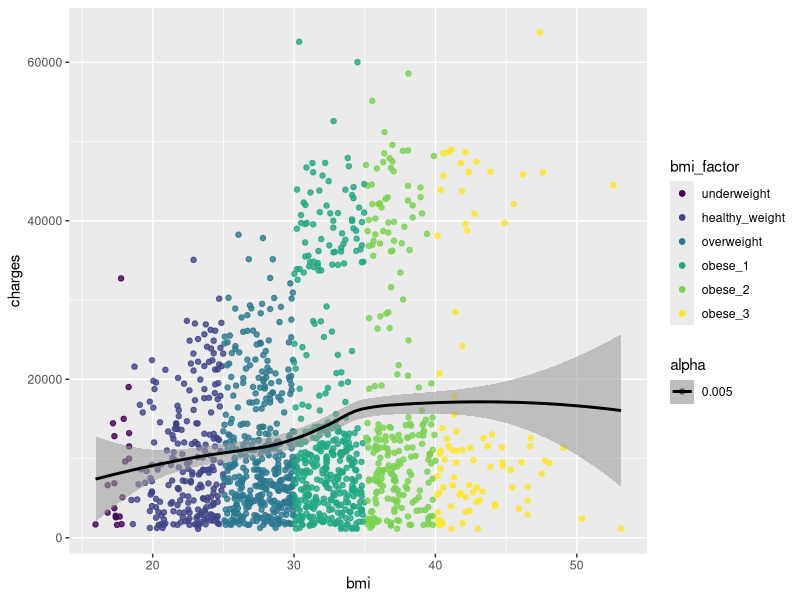
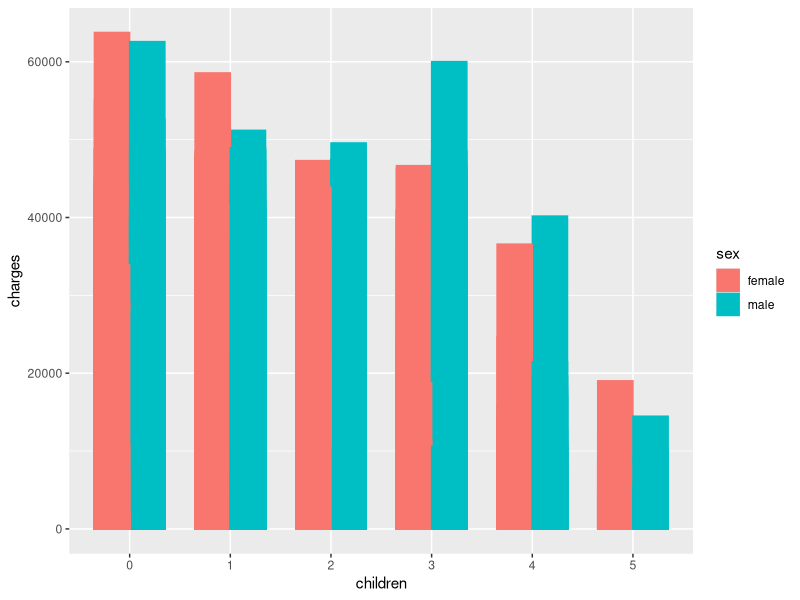
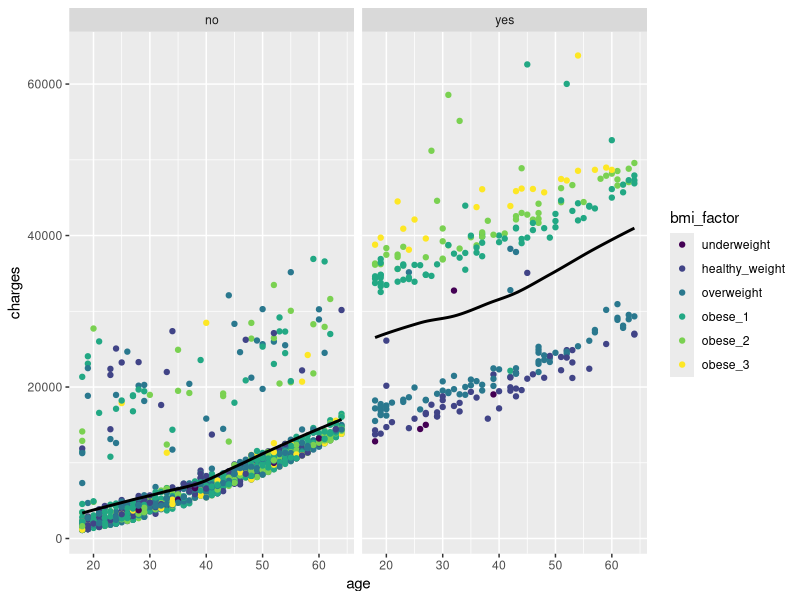
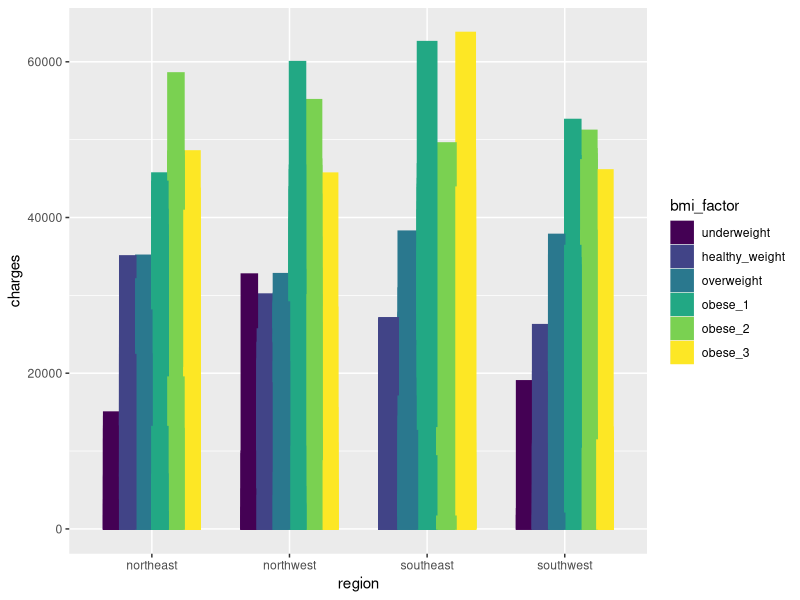
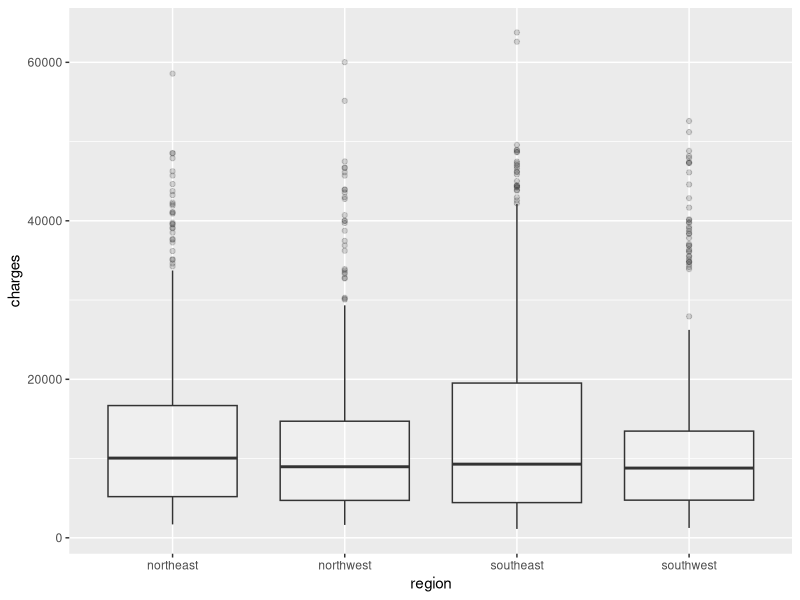
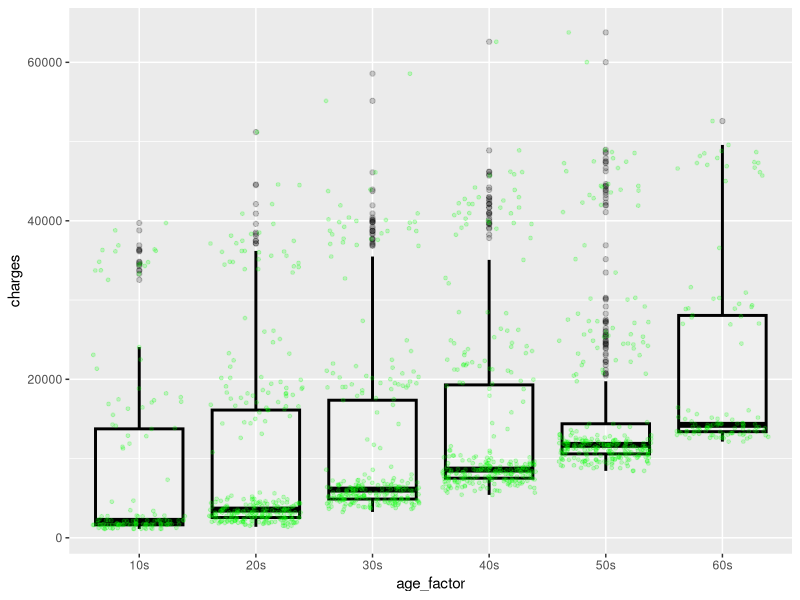
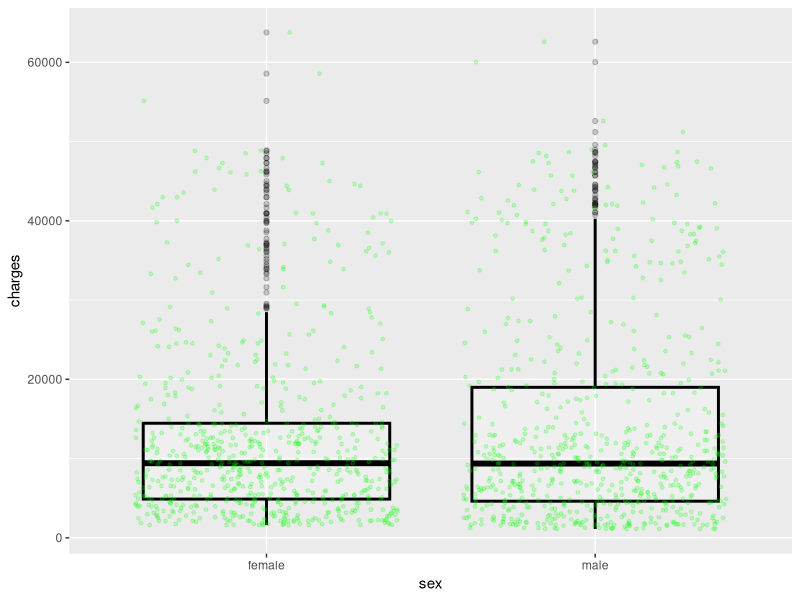
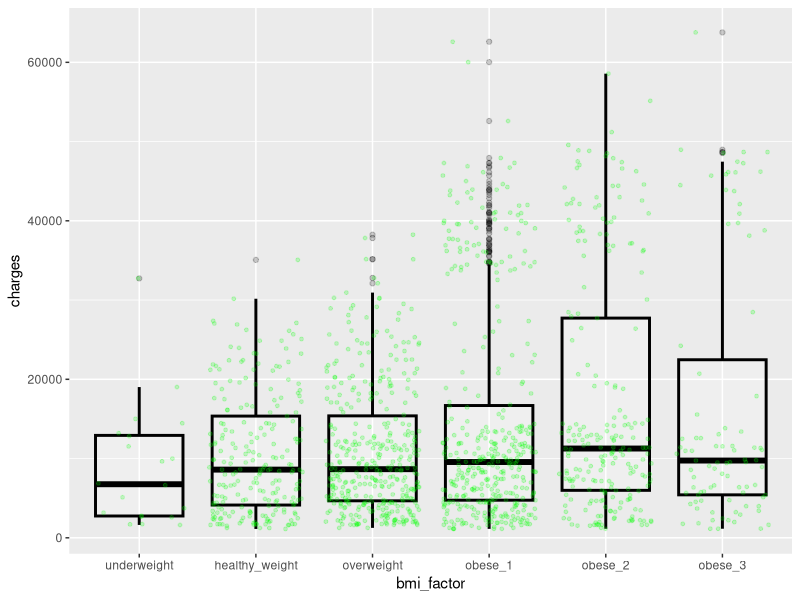

These figures' R source, in order:
## ---- chunk 1
knitr::opts_chunk$set(echo = TRUE)
## ---- chunk 2
health_charges <- read.csv("capstone_data.csv", header = TRUE)
head(health_charges)
str(health_charges)
## ---- chunk 3
library(dplyr)

#age variables:
health_charges <- health_charges %>% 
  mutate(bmi_factor = if_else ( bmi < 18.5, "underweight",
         if_else ( bmi >= 18.5 & bmi < 25, "healthy_weight", 
         if_else ( bmi >= 25 & bmi < 30, "overweight",
         if_else (bmi >= 30 & bmi < 35, "obese_1",
         if_else (bmi >= 35 & bmi < 40, "obese_2",
         if_else (bmi >= 40, "obese_3", NA_character_)))))))
         
health_charges$bmi_factor <- factor(health_charges$bmi_factor, 
                      levels = c("underweight", "healthy_weight", "overweight", "obese_1", "obese_2", "obese_3"),
                      ordered = TRUE)

health_charges <- health_charges[ , c(1:3, 8, 4:7)]

#health charges split into "high" and "low"
vquantile <- as.vector(quantile(health_charges$charges))
hcut <- vquantile[c(4)]
health_charges <- health_charges %>% mutate(charges_factor = if_else (charges < hcut, "low",
                                            if_else (charges >= hcut, "high", NA_character_)))

#age variables:
health_charges <- health_charges %>% mutate(age_factor = if_else( age < 20, "10s",
                                                        if_else ( age >= 20 & age < 30, "20s",
                                                        if_else ( age >= 30 & age < 40, "30s",
                                                        if_else ( age >= 40 & age < 50, "40s",
                                                        if_else ( age >= 50 & age < 60, "50s",
                                                        if_else ( age >= 60, "60s", NA_character_)))))))
health_charges$age_factor <- factor(health_charges$age_factor, 
                                    levels = c("10s", "20s", "30s", "40s", "50s", "60s"), 
                                    ordered = TRUE)
health_charges$charges_factor <- factor(health_charges$charges_factor, 
                             levels = c("low","high"), 
                             ordered = TRUE)

health_charges_clean <- health_charges
str(health_charges_clean)

## ---- chunk 4
binary_charges <- health_charges_clean
colnames(binary_charges)
library(fastDummies)

binary_charges <- fastDummies::dummy_cols(binary_charges, select_columns = "charges_factor")
binary_charges <- fastDummies::dummy_cols(binary_charges, select_columns = "age_factor")
binary_charges <- fastDummies::dummy_cols(binary_charges, select_columns = "bmi_factor")
binary_charges <- fastDummies::dummy_cols(binary_charges, select_columns = "children")
binary_charges <- fastDummies::dummy_cols(binary_charges, select_columns = "smoker")
binary_charges <- fastDummies::dummy_cols(binary_charges, select_columns = "region")
binary_charges <- fastDummies::dummy_cols(binary_charges, select_columns = "sex")

#deleted non-binary columns:
binary_charges <- binary_charges[ c("charges_factor_high",
                                    "charges_factor_low",
                                    "bmi_factor_overweight",
                                    "bmi_factor_obese_1",
                                    "bmi_factor_healthy_weight",
                                    "bmi_factor_obese_2",
                                    "bmi_factor_obese_3",
                                    "bmi_factor_underweight",
                                    "children_0",
                                    "children_1",
                                    "children_3",
                                    "children_2",
                                    "children_5",
                                    "children_4" ,
                                    "smoker_yes",
                                    "smoker_no",
                                    "region_southwest",
                                    "region_southeast",
                                    "region_northwest",
                                    "region_northeast",
                                    "sex_female",
                                    "sex_male") ]

str(binary_charges)
## ---- chunk 5
shapiro.test(health_charges_clean$charges)
## ---- chunk 6
library(ggplot2)
ggplot(health_charges_clean, 
       aes(x = bmi, y = charges, color = bmi_factor, alpha = .005 ))+
  geom_point() +
  geom_jitter() +
  geom_smooth (method = "loess", color = "black")
## ---- chunk 7

health_charges_clean$children <- as.factor(health_charges_clean$children)
ggplot(health_charges_clean, aes(x = children, y = charges, color = sex)) +
  geom_bar(stat = "identity", aes(color = sex, fill = sex), 
           width = .7, position = "dodge")
## ---- chunk 8
ggplot(health_charges_clean, aes(x = age, y = charges, color = bmi_factor), alpha = .02, size = .02) +
  geom_point(aes(color = bmi_factor, fill = bmi_factor))+
  facet_grid( . ~ smoker)+
  geom_smooth(se = FALSE, method = "loess", weight = .005, color = "black", alpha = .02 )
## ---- chunk 9
ggplot(health_charges_clean, aes(x = region, y = charges, color = bmi_factor))+
  geom_bar(stat = "identity", position = "dodge", 
           aes(color = bmi_factor, fill = bmi_factor), width = .7)
## ---- chunk 10
ggplot(health_charges_clean, aes(x = region, y = charges))+
  geom_boxplot( alpha = .2)

ggplot(health_charges_clean, aes(x = age_factor, y = charges))+ 
geom_boxplot(color = "black", size = 1, alpha = .2) +
geom_jitter(color = "green", size = 1, alpha = .2)

ggplot(health_charges_clean, aes(x = sex, y = charges))+ 
geom_boxplot(color = "black", size = 1, alpha = .2) +
geom_jitter(color = "green", size = 1, alpha = .2) 

levels(health_charges_clean$bmi_factor)
ggplot(health_charges_clean, aes(x = bmi_factor, y = charges))+ 
geom_boxplot(color = "black", size = 1, alpha = .2) +
geom_jitter(color = "green", size = 1, alpha = .2)

childrenf <- as.factor(health_charges_clean$children)
ggplot(health_charges_clean, aes(x = children, y = charges))+ 
geom_boxplot(color = "black", alpha = .2) +
geom_jitter(color = "green", size = .5, alpha = .2) 

ggplot(health_charges_clean, aes(x = smoker, y = charges))+ 
geom_boxplot(color = "black", alpha = .2) +
geom_jitter(color = "green", size = .5, alpha = .2) 

ggplot(health_charges_clean, aes(x = region, y = charges))+ 
geom_boxplot(color = "black", alpha = .2) +
geom_jitter(color = "green", size = .5, alpha = .2) 

## ---- chunk 11
lmall <- lm ( charges ~ bmi + age + smoker + children + region + sex, data = health_charges_clean)
library(car)
car::vif(lmall)
## ---- chunk 12
chargesout <- health_charges_clean[ c(1:321, 323:577, 579:1012, 1014:1338), ]
lmallout <- lm ( charges ~ bmi + age + smoker + children + region, data = chargesout)
summary(lmallout, method = lm)
plot(lmallout)
## ---- chunk 13
vquantile <- as.vector(quantile(health_charges$charges))
hcut <- vquantile[c(4)]
hcut
cut <- health_charges_clean[ c(health_charges_clean$charges > 16639.91), ]

str(cut)

lmcut <- lm ( charges ~ bmi + age + smoker + sex + children + region, data = cut)
summary(lmcut, method = lm)
## ---- chunk 14
#smoker:
lmsmoke <- lm ( charges ~ smoker, data = health_charges_clean)
summary(lmsmoke, method = lm)

lmsmokecut <- lm ( charges ~ smoker, data = cut)
summary(lmsmokecut, method = lm)

#bmi
lmbmi <- lm ( charges ~ bmi, data = health_charges_clean)
summary(lmbmi, method = lm)

lmbmicut <- lm ( charges ~ bmi, data = cut)
summary(lmbmicut, method = lm)
## ---- chunk 15
#binary variable for charges_factor = high
library(dplyr)
hc1 <- health_charges_clean %>% mutate(chargesbin = if_else (charges_factor == "high", 1, 0))
library(caTools)
set.seed(88) 
split  = sample.split(hc1$chargesbin, SplitRatio = .75 ) 
hc1train = subset(hc1, split == TRUE)
hc1test= subset(hc1, split == FALSE)
## ---- chunk 16
lgall= glm(chargesbin ~ bmi_factor + age_factor + smoker + children,  data = hc1train, family = binomial)
predicttrain = predict(lgall, type = "response")
summary(lgall)
plot(lgall)
## ---- chunk 17
table(hc1train$chargesbin, predicttrain > .5)
(192 + 739) / (192 + 59 + 13 + 739)
#true positive: 
192 / (192 + 59)
#false positive: 
13 / (739 + 13)
## ---- chunk 18
predicttest = predict(lgall, type = "response", newdata = hc1test)
table(hc1test$chargesbin, predicttest > .5)
(62 + 246) / ( 62 + 22 + 5 + 246)
#true positive: 
62 / (22 + 62)
#false positive: 
5 / (246 + 5)
## ---- chunk 19
library(ROCR)
ROCRpred <- prediction(predicttest, hc1test$chargesbin)
ROCRperf <- performance(ROCRpred, "tpr", "fpr")
plot(ROCRperf, colorize = TRUE)
## ---- chunk 20
library(pROC)
roc_obj <- roc(hc1test$chargesbin, predicttest)
auc(roc_obj)
## ---- chunk 21
hc2 <- binary_charges
distances = dist(hc2[c(-1, -2)], method = "euclidian")
cluster1 = hclust(distances, method = "ward")
plot(cluster1)
## ---- chunk 22
clustergroups = cutree(cluster1, k = 8)
str(clustergroups)

highv <- tapply(hc2$charges_factor_high, clustergroups, mean)
highv <- as.vector(highv) 
smokev <- tapply(hc2$smoker_yes, clustergroups, mean)
smokev <- as.vector(highv)
nev <- tapply(hc2$region_northeast, clustergroups, mean)
nev <- as.vector(nev)
nwv <- tapply(hc2$region_northwest, clustergroups, mean)
nwv <- as.vector(nwv)
swv <- tapply(hc2$region_southwest, clustergroups, mean)
swv <- as.vector(swv)
sev <- tapply(hc2$region_southeast, clustergroups, mean)
sev <- as.vector(sev)
sexfv <- tapply(hc2$sex_female, clustergroups, mean)
sexfv <- as.vector(sexfv)
ch0v <- tapply(hc2$children_0, clustergroups, mean)
ch0v <- as.vector(ch0v)
ch1v <- tapply(hc2$children_1, clustergroups, mean)
ch1v <- as.vector(ch1v)
ch2v <- tapply(hc2$children_2, clustergroups, mean)
ch2v <- as.vector(ch2v)
ch3v <- tapply(hc2$children_3, clustergroups, mean)
ch3v <- as.vector(ch3v)
ch4v <- tapply(hc2$children_4, clustergroups, mean)
ch4v <- as.vector(ch4v)
ch5v <- tapply(hc2$children_5, clustergroups, mean)
ch5v <- as.vector(ch5v)
bmiuv <- tapply(hc2$bmi_factor_underweight, clustergroups, mean)
bmiuv <- as.vector(bmiuv)
bmihv <- tapply(hc2$bmi_factor_healthy_weight, clustergroups, mean)
bmihv <- as.vector(bmihv)
bmiov <- tapply(hc2$bmi_factor_overweight, clustergroups, mean)
bmiov <- as.vector(bmiov)
bmio1v <- tapply(hc2$bmi_factor_obese_1, clustergroups, mean)
bmio1v <- as.vector(bmio1v)
bmio2v <- tapply(hc2$bmi_factor_obese_2, clustergroups, mean)
bmio2v <- as.vector(bmio2v)
bmio3v <- tapply(hc2$bmi_factor_obese_3, clustergroups, mean)
bmio3v <- as.vector(bmio3v)

clusterframe <- cbind(highv, smokev, sexfv, bmiuv, bmihv, bmiov, bmio1v, bmio2v, bmio3v, ch0v, ch1v, ch2v, ch3v, ch4v, ch5v, nev, nwv, sev, swv )

head(clusterframe)
